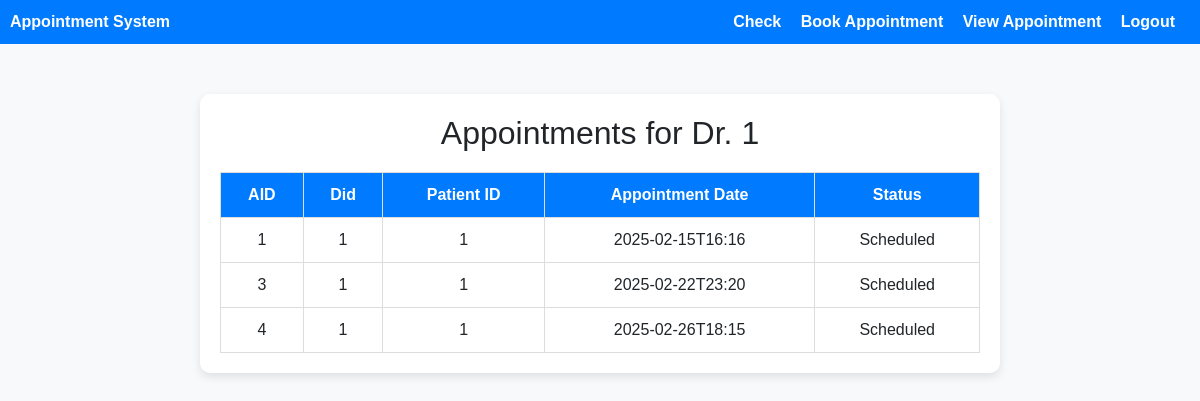
The app's page /viewappointment (signed in) with its own data.
### tables this page shows
CREATE TABLE appointment (
    aid INTEGER PRIMARY KEY AUTOINCREMENT,
    did INTEGER NOT NULL,
    pid INTEGER NOT NULL,
    appointmentdate TEXT NOT NULL,
    status TEXT DEFAULT 'Scheduled'
);

### app.py (the view)
@app.route('/viewappointment')
def viewappointmentdr():
    if session["role"]=="doctor":
        con = sqlite3.connect('hospital.db')
        data = con.execute("select * from appointment where did='%s'"%(session["username"])).fetchall()
        return render_template("viewappoint.html",data=data)
    elif session["role"]=="patients":
        con = sqlite3.connect('hospital.db')
        data = con.execute("select * from appointment where pid='%s'"%(session["username"])).fetchall()
        return render_template("viewappoint.html",data=data)

### templates/viewappoint.html (shortened to what this page needs)
<!DOCTYPE html>
<html lang="en">
  <head>
    <link
      href="https://cdn.jsdelivr.net/npm/bootstrap@5.3.0/dist/css/bootstrap.min.css"
      rel="stylesheet"
    />
  </head>
  <body>
    <nav class="navbar">
      <a href="#">Appointment System</a>
      <div>
        <a href="/user">Check</a>
        <a href="/bookappointment">Book Appointment</a>
        <a href="/viewappointment">View Appointment</a>
        <a href="/">Logout</a>
      </div>
    </nav>
    <div class="container">
      <h2 class="text-center">
        Appointments for Dr. {{ session['username'] }}
      </h2>
      <table>
        <thead>
          <tr>
            <th>AID</th>
            <th>Did</th>
            <th>Patient ID</th>
            <th>Appointment Date</th>
            <th>Status</th>
          </tr>
        </thead>
        <tbody>
          {% for row in data %}
          <tr>
            <td>{{ row[0] }}</td>
            <td>{{ row[1] }}</td>
            <td>{{ row[2] }}</td>
            <td>{{ row[3] }}</td>
            <td>{{ row[4] }}</td>
          </tr>
          {% endfor %}
        </tbody>
      </table>
    </div>
  </body>
</html>

### templates/viewappoint.html (style rules this page uses)
body { font-family: Arial, sans-serif; background-color: #f8f9fa; }
.navbar { background-color: #007bff; padding: 10px; }
.navbar a { color: white; margin-right: 15px; text-decoration: none; font-weight: bold; }
.container { background: white; padding: 20px; border-radius: 10px; box-shadow: 0px 4px 10px rgba(0, 0, 0, 0.1); max-width: 800px; margin: 50px auto; }
table { width: 100%; border-collapse: collapse; margin-top: 20px; }
th, td { border: 1px solid #ddd; padding: 10px; text-align: center; }
th { background-color: #007bff; color: white; }

### records on screen
appointment: aid "1", did "1", pid "1", appointmentdate "2025-02-15T16:16", status "Scheduled"
appointment: aid "3", did "1", pid "1", appointmentdate "2025-02-22T23:20", status "Scheduled"
appointment: aid "4", did "1", pid "1", appointmentdate "2025-02-26T18:15", status "Scheduled"

### other values on screen
{{ session['username'] }} "1"
